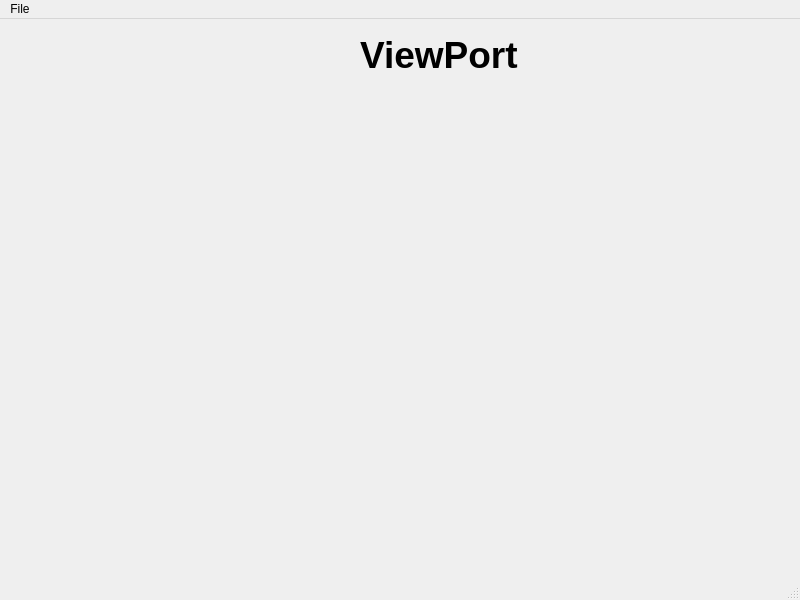
<?xml version="1.0" encoding="UTF-8"?>
<ui version="4.0">
 <class>MainWindow</class>
 <widget class="QMainWindow" name="MainWindow">
  <property name="geometry">
   <rect>
    <x>0</x>
    <y>0</y>
    <width>800</width>
    <height>600</height>
   </rect>
  </property>
  <property name="windowTitle">
   <string>MainWindow</string>
  </property>
  <widget class="QWidget" name="centralwidget">
   <widget class="QWidget" name="widget" native="true">
    <property name="geometry">
     <rect>
      <x>50</x>
      <y>60</y>
      <width>681</width>
      <height>461</height>
     </rect>
    </property>
   </widget>
   <widget class="QLabel" name="label">
    <property name="geometry">
     <rect>
      <x>360</x>
      <y>20</y>
      <width>211</width>
      <height>31</height>
     </rect>
    </property>
    <property name="font">
     <font>
      <pointsize>28</pointsize>
      <bold>true</bold>
     </font>
    </property>
    <property name="text">
     <string>ViewPort</string>
    </property>
   </widget>
  </widget>
  <widget class="QMenuBar" name="menubar">
   <property name="geometry">
    <rect>
     <x>0</x>
     <y>0</y>
     <width>800</width>
     <height>22</height>
    </rect>
   </property>
   <widget class="QMenu" name="menuFle">
    <property name="title">
     <string>File</string>
    </property>
    <addaction name="actionOpen"/>
   </widget>
   <addaction name="menuFle"/>
  </widget>
  <widget class="QStatusBar" name="statusbar"/>
  <action name="actionOpen">
   <property name="text">
    <string>Open</string>
   </property>
  </action>
 </widget>
 <resources/>
 <connections/>
</ui>
